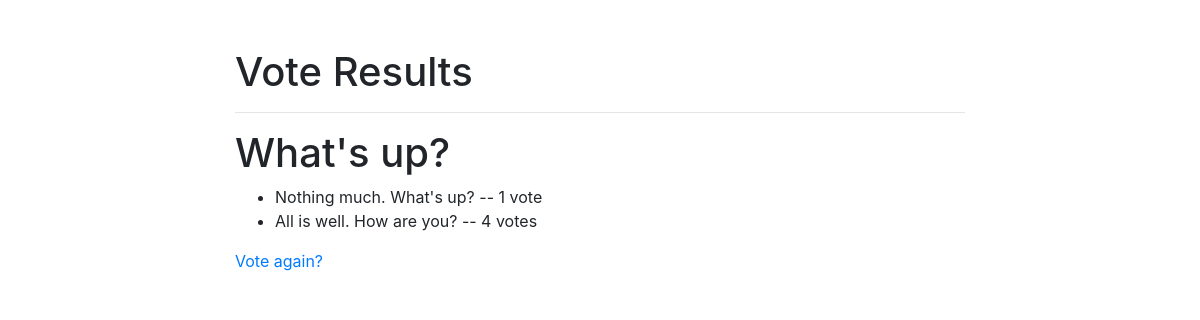
/polls/1/results/, run on an earlier commit of the app's database.
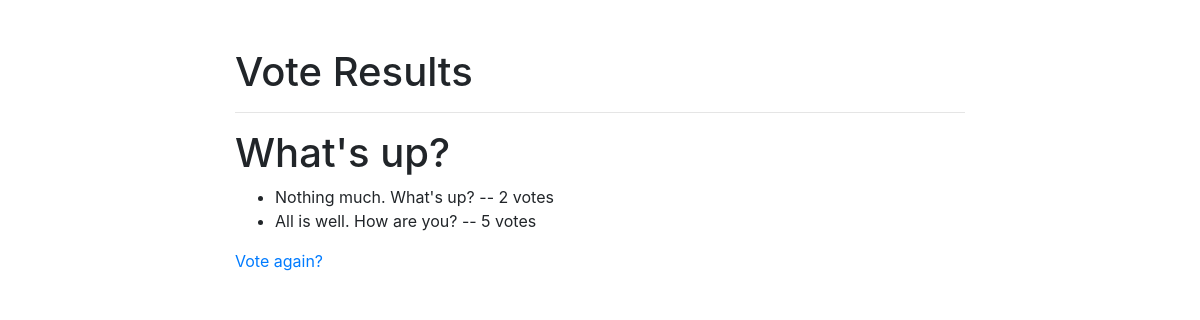
And on a later commit of the database.
### polls/models.py (models this page shows, shortened)
class Choice(models.Model):
	question = models.ForeignKey(Question, on_delete=models.CASCADE)
	choice_text = models.CharField(max_length=200)
	votes = models.IntegerField(default=0)

### polls/views.py (the view)
# urls.py: path('<int:question_id>/results/', views.results, name='results'),
def results(request, question_id):
    question = get_object_or_404(Question, pk=question_id)
    return render(request, 'polls/results.html', {'question': question})

### polls/templates/polls/results.html
{% extends "polls/base.html"%}
{% block content %}
<br><br><h1>Vote Results</h1><hr>
<h1>{{ question.question_text }}</h1>
<ul>
{% for choice in question.choice_set.all %}
    <li>{{ choice.choice_text }} -- {{ choice.votes }} vote{{ choice.votes|pluralize }}</li>
{% endfor %}
</ul>
<a href="{% url 'polls:detail' question.id %}">Vote again?</a>
{% endblock %}

What changed in the data, as far as the page shows it:
changed Choice "Nothing much. What's up?": votes "1" → "2"
changed Choice "All is well. How are you?": votes "4" → "5"
